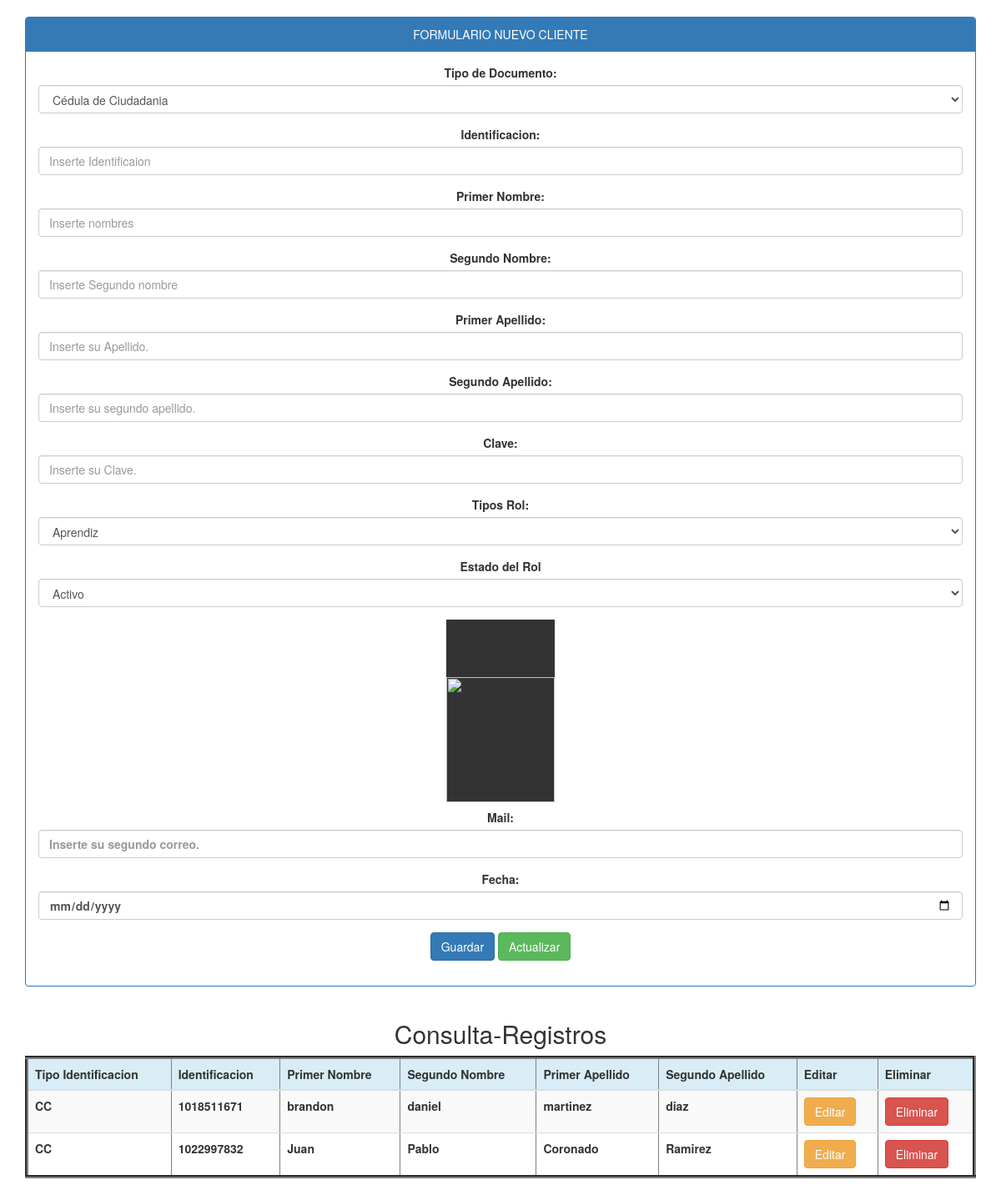
Page /customer/documento.php on the committed database.
### tables this page shows
CREATE TABLE `customer` (
  `documentNumber` varchar(50) NOT NULL,
  `firstName` varchar(50) NOT NULL,
  `secondName` varchar(50) DEFAULT NULL,
  `firstLastName` varchar(50) NOT NULL,
  `secondLastName` varchar(50) DEFAULT NULL,
  `documentName` varchar(50) NOT NULL
);

### customer/Controller.php (called while the page is built, shortened)
<?php
class persona{
public function _get ($k){return $this->$k;}
public function _set ($k,$V){return $this-> $k = $V;}
}
?>

### conexion.php (called while the page is built)
<?php
class database {
	public static function conectar (){
	try{
	$pdo=new PDO('mysql:host=localhost;dbname=db_SOSP; charset=utf8','root','');
 	$pdo->setAttribute (PDO::ATTR_ERRMODE,PDO::ERRMODE_EXCEPTION);
 	return $pdo;
	}catch (Exception $e){
	die($e->getMessage());
		}
	}
}
?>

### customer/Model.php (called while the page is built, shortened)
<?php
class usuarioModel{
	private $pdo;
	public function __CONSTRUCT(){
	try{
	$this ->pdo=database::conectar();
	}catch(Exception $ex){
	die($e->getMessage());
	}
	}
public function Listar(){
	try{
		$result = array();
		$stm = $this->pdo->Prepare('SELECT customer.* FROM customer, customer_has_role where customer.documentNumber = customer_has_role.documentNumber and customer_has_role.roleId = 4');
		$stm->execute();
		foreach($stm->fetchAll(PDO::FETCH_OBJ) as $r) {
			$usu = new persona();
			$usu->_SET('documentNumber', $r->documentNumber);
			$usu->_SET('firstName', $r->firstName);
			$usu->_SET('secondName', $r->secondName);
			$usu->_SET('firstLastName', $r->firstLastName);
			$usu->_SET('secondLastName', $r->secondLastName);
			$usu->_SET('documentName', $r->documentName);
			$result[] = $usu;
		}
		return $result;
	}
	catch(Exception $e){
		die ($e->getMessage());
	}
}
}
?>

### customer/documento.php (the view, shortened to what this page needs)
<?php
require_once '../conexion.php';
$usu = new persona();
$model = new usuarioModel();
$db = database::conectar();
?>
<!DOCTYPE html>
<html lang="es">
<head>
	<link rel="stylesheet"  href="../sospview/css/master.css">
	<link rel="stylesheet"  href="../bootstrap/css/bootstrap.css">
	<link rel="stylesheet" type="text/css" href="css/bootstrap.min.css">
</head>
<body>
<center>
<div class="container">
	<div class="panel panel-primary">
	<div class="panel-heading">FORMULARIO NUEVO CLIENTE</div>
	<div class="panel-body">
<form action ="" method="post" enctype="multipart/form-data">
<div class="form-group">
	<label>Tipo de Documento:</label>
	<select class="form-control" name="documentName">
	<?php
	foreach($db-> query('SELECT * FROM documentType')as $row){
	echo '<option value="'.$row['documentName'].'">'.$row['description'].'</option>';
	}
	?>
	</select>
	</div>
	<div class="form-group">
		<label>Identificacion:</label>
		<input type="number" name="documentNumber" value="<?php echo $usu->_GET('documentNumber')?>" class="form-control" placeholder="Inserte Identificaion" required>
	</div>
	<div class="form-group">
		<label>Primer Nombre:</label>
		<input type="text" name="firstName" value="<?php echo $usu->_GET('firstName')?>"  class="form-control" placeholder="Inserte nombres" required>
    </div>
    <div class="form-group">
    	<label>Segundo Nombre:</label>
		<input type="text" name="secondName" value="<?php echo $usu->_GET('secondName')?>"  class="form-control" placeholder="Inserte Segundo nombre" >
	</div>
 	<div class="form-group">
    	<label>Primer Apellido:</label>
		<input type="text" name="firstLastName" value="<?php echo $usu->_GET('firstLastName')?>"  class="form-control" placeholder="Inserte su Apellido." required>
	</div>
	 <div class="form-group">
    	<label>Segundo Apellido:</label>
		<input type="text" name="secondLastName" value="<?php echo $usu->_GET('secondLastName')?>"  class="form-control" placeholder="Inserte su segundo apellido." >
	</div>
	<div class="form-group">
    	<label>Clave:</label>
		<input type="text" name="passwordUser" value="<?php echo $usu->_GET('passwordUser')?>"  class="form-control" placeholder="Inserte su Clave." required>
	</div>
	<div class="form-group" >
	<label>Tipos Rol:</label>
	<select class="form-control" name="roleId" >
	<?php
	foreach($db-> query('SELECT * FROM role where roleId=4')as $row){
	echo '<option value="'.$row['roleId'].'">'.$row['description'].'</option>';
	}
	?>
	</select>
	</div>
	<div class="form-group">
    	<label for="select" value="<?php echo $usu->_GET('statusCustomerRole')?>" >Estado del Rol</label>
	<select name="statusCustomerRole" class="form-control" id="select" value="<?php echo $usu->_GET('statusCustomerRole')?>">
	<option value="1">Activo</option>
	</select></div>
<div class="form-group">
    	<div class="divFotoo" id="lista_imagenes" onclick="on()"><strong><h4>DE CLIK PARA SUBIR SU FOTO:
    		<h4><strong><img class="divFotoo" src="../img/<?php echo $usu->_GET('photo')?>">
    	</div>
	</div>
<br>
<br>
<div class="form-group">
<label>Mail:</label>
		<input type="text" name="mail" value="<?php echo $usu->_GET('mail')?>"  class="form-control" placeholder="Inserte su segundo correo." required>
	</div>
	<div class="form-group">
    	<label>Fecha:</label>
		<input type="date" name="terminationDate" value="<?php echo $usu->_GET('terminationDate')?>"  class="form-control" placeholder="Inserte su fheca." required>
	</div>
	<div class="form-group">
		<input type="submit" class="btn btn-primary" value="Guardar" onClick="this.form.action='?action=registrar';"/>
		<input type="submit" class="btn btn-success" value="Actualizar" onClick="this.form.action='?action=Actualizar';"/>
	</div>
	</form>
	</div>
	</div>
	</div>
	<div class="container">
		<h2>Consulta-Registros</h2>
		<div class="table-responsive">
			<table border="4" class="table table-striped">
			<thead>
				<tr class="info">
					<th>Tipo Identificacion</th>
					<th>Identificacion</th>
					<th>Primer Nombre</th>
					<th>Segundo Nombre</th>
					<th>Primer Apellido</th>
					<th>Segundo Apellido</th>
					<th>Editar</th>
					<th>Eliminar</th>
					</tr>
			</thead>
		<?php
		foreach ($model->Listar() as $r){
			?>
			<tr>
			<td><?php echo $r->_GET('documentName');?></td>
			<td><?php echo $r->_GET('documentNumber');?></td>
			<td><?php echo $r->_GET('firstName');?></td>
			<td><?php echo $r->_GET('secondName');?></td>
			<td><?php echo $r->_GET('firstLastName');?></td>
			<td><?php echo $r->_GET('secondLastName');?></td>
<td>
<a href="?action=editar&documentNumber=<?php echo $r->_GET('documentNumber'); ?>" class="btn btn-warning">Editar</a>
</td>
<td>
<a href="?action=eliminar&documentNumber=<?php echo $r->_GET('documentNumber'); ?>" class="btn btn-danger" onclick ="return confirm('¿Esta seguro de eliminar este Usuario?')">Eliminar</a>
</td>
</tr>
<?php } ?>
</table>
</div>
</div>
</center>
</body>
</html>

### sospview/css/master.css (style rules this page uses)
.divFotoo { width: 130px; height: 150px; background-color: #333; }

### rows in the picture
customer: _GET "CC", _GET "1018511671", _GET "brandon", _GET "daniel", _GET "martinez", _GET "diaz"
customer: _GET "CC", _GET "1022997832", _GET "Juan", _GET "Pablo", _GET "Coronado", _GET "Ramirez"

### other values in the picture
form field documentName "Cédula de Ciudadania"
form field roleId "Aprendiz"
